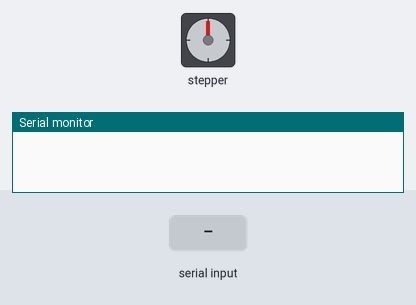
The sketch below on a simulated Arduino Mega 2560, built with avr-gcc and run on an emulated ATmega2560. Shown: stepper motor, the last lines printed to the serial monitor. Wiring (inferred from the names in the program): stepper motor driver (200 steps per turn assumed): step pin 24; direction pin 23; enable pin 22. The test bench sets the inputs (shaded band).

Above: at 1.2 s.
1.3 s: "bl" received over Serial
At 3.8 s:
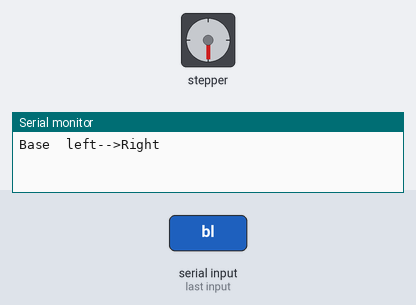
4.2 s: "br" received over Serial
At 6.0 s:
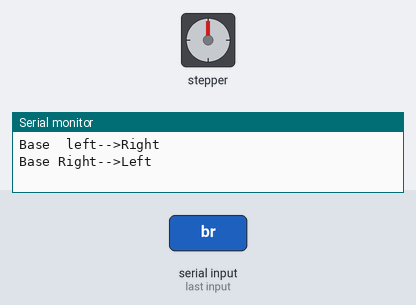
Timing chart, 0 to 7.5 s (numbered marks = the images above; inputs shaded):
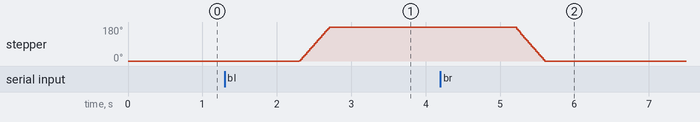

Measured:
- after the input at 1.3 s, stepper: turns 180° clockwise in 0.40 s, starting after 1.0 s
- after the input at 4.2 s, stepper: turns 180° counter-clockwise in 0.40 s, starting after 1.0 s

The sketch:

stepper_.ino
```cpp
#define enaPin_base 22
#define dirPin_base 23
#define stepPin_base 24
#define enaPin_j1 25
#define dirPin_j1 26
#define stepPin_j1 27
#define enaPin_j2 28
#define dirPin_j2 29
#define stepPin_j2 30
#define enaPin_j3 31
#define dirPin_j3 32
#define stepPin_j3 33
#define enaPin_j4 34
#define dirPin_j4 35
#define stepPin_j4 36
#define enaPin_clw 34
#define dirPin_clw 35
#define stepPin_clw 36


#define STPR 200

void setup() {
  pinMode(stepPin_base, OUTPUT);
  pinMode(dirPin_base, OUTPUT);
  pinMode(enaPin_base, OUTPUT);
  Serial.begin(9600);
}

void loop() {
  digitalWrite(enaPin_base, LOW);
  digitalWrite(enaPin_j1, LOW);
  digitalWrite(enaPin_j2, LOW);
  digitalWrite(enaPin_j3, LOW);
  digitalWrite(enaPin_j4, LOW);
  digitalWrite(enaPin_clw, LOW);
  if (Serial.available()) {
    String a = Serial.readString();
    a.trim();
    if (a == "bl") {
      xMoveSteps(true, dirPin_base, stepPin_base, enaPin_base);
      Serial.println("Base  left-->Right");
    }
    else if (a == "br") {
      xMoveSteps(false, dirPin_base, stepPin_base, enaPin_base);
      Serial.println("Base Right-->Left");
    }
    if (a == "j1u") {
      xMoveSteps(true, dirPin_j1, stepPin_j1, enaPin_j1);
      Serial.println("Joint1  Down-->Up");
    }
    else if (a == "j1d") {
      xMoveSteps(false, dirPin_j1, stepPin_j1, enaPin_j1);
      Serial.println("Joint1 Up-->Down");
    }
    if (a == "j2u") {
      xMoveSteps(true, dirPin_j2, stepPin_j2, enaPin_j2);
      Serial.println("Joint2  Down-->Up");
    }
    else if (a == "j2d") {
      xMoveSteps(false, dirPin_j2, stepPin_j2, enaPin_j2);
      Serial.println("Joint2 Up-->Down");
    }
    if (a == "j3u") {
      xMoveSteps(true, dirPin_j3, stepPin_j3, enaPin_j3);
      Serial.println("Joint3  Down-->Up");
    }
    else if (a == "j3d") {
      xMoveSteps(false, dirPin_j3, stepPin_j3, enaPin_j3);
      Serial.println("Joint3 Up-->Down");
    }
    if (a == "j4u") {
      xMoveSteps(true, dirPin_j4, stepPin_j4, enaPin_j4);
      Serial.println("Joint4  Down-->Up");
    }
    else if (a == "j4d") {
      xMoveSteps(false, dirPin_j4, stepPin_j4, enaPin_j4);
      Serial.println("Joint4 Up-->Down");
    }
    if (a == "clwu") {
      xMoveSteps(true, dirPin_clw, stepPin_clw, enaPin_clw);
      Serial.println("Claw  Open");
    }
    else if (a == "clwd") {
      xMoveSteps(false, dirPin_clw, stepPin_clw, enaPin_clw);
      Serial.println("Claw Close");
    }


  }
}

void xMoveSteps(bool dir, int dirPin, int stepPin, int enaPin) {
  digitalWrite(dirPin, dir);
  for (int i = 0; i < 100; i++) {
    digitalWrite(stepPin, HIGH);
    delayMicroseconds(2000);
    digitalWrite(stepPin, LOW);
    delayMicroseconds(2000);
  }
  digitalWrite(enaPin, HIGH); // disable movement or free
}
```
